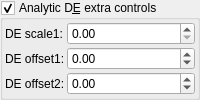
    <widget class="MyGroupBox" name="groupCheck_analyticDE_enabled_false">
     <property name="toolTip">
      <string/>
     </property>
     <property name="title">
      <string>Analytic D&amp;E extra controls</string>
     </property>
     <property name="checkable">
      <bool>true</bool>
     </property>
     <layout class="QVBoxLayout" name="verticalLayout_52">
      <property name="spacing">
       <number>2</number>
      </property>
      <property name="leftMargin">
       <number>2</number>
      </property>
      <property name="topMargin">
       <number>2</number>
      </property>
      <property name="rightMargin">
       <number>2</number>
      </property>
      <property name="bottomMargin">
       <number>2</number>
      </property>
      <item>
       <layout class="QGridLayout" name="gridLayout_26" columnstretch="0,0,1">
        <property name="spacing">
         <number>2</number>
        </property>
        <item row="2" column="1">
         <widget class="QLabel" name="label_178">
          <property name="text">
           <string>DE offset2:</string>
          </property>
         </widget>
        </item>
        <item row="0" column="1">
         <widget class="QLabel" name="label_176">
          <property name="text">
           <string>DE scale1:</string>
          </property>
         </widget>
        </item>
        <item row="1" column="1">
         <widget class="QLabel" name="label_177">
          <property name="text">
           <string>DE offset1:</string>
          </property>
         </widget>
        </item>
        <item row="0" column="2">
         <widget class="MyDoubleSpinBox" name="spinbox_analyticDE_scale_1">
          <property name="sizePolicy">
           <sizepolicy hsizetype="Minimum" vsizetype="Maximum">
            <horstretch>0</horstretch>
            <verstretch>0</verstretch>
           </sizepolicy>
          </property>
          <property name="prefix">
           <string/>
          </property>
          <property name="suffix">
           <string/>
          </property>
          <property name="decimals">
           <number>2</number>
          </property>
          <property name="minimum">
           <double>0.000000000000000</double>
          </property>
          <property name="maximum">
           <double>99.000000000000000</double>
          </property>
          <property name="singleStep">
           <double>0.100000000000000</double>
          </property>
         </widget>
        </item>
        <item row="1" column="2">
         <widget class="MyDoubleSpinBox" name="spinbox_analyticDE_offset_1">
          <property name="sizePolicy">
           <sizepolicy hsizetype="Minimum" vsizetype="Maximum">
            <horstretch>0</horstretch>
            <verstretch>0</verstretch>
           </sizepolicy>
          </property>
          <property name="prefix">
           <string/>
          </property>
          <property name="suffix">
           <string/>
          </property>
          <property name="decimals">
           <number>2</number>
          </property>
          <property name="minimum">
           <double>-36000.000000000000000</double>
          </property>
          <property name="maximum">
           <double>36000.000000000000000</double>
          </property>
          <property name="singleStep">
           <double>0.100000000000000</double>
          </property>
         </widget>
        </item>
        <item row="2" column="2">
         <widget class="MyDoubleSpinBox" name="spinbox_analyticDE_offset_2">
          <property name="sizePolicy">
           <sizepolicy hsizetype="Minimum" vsizetype="Maximum">
            <horstretch>0</horstretch>
            <verstretch>0</verstretch>
           </sizepolicy>
          </property>
          <property name="prefix">
           <string/>
          </property>
          <property name="suffix">
           <string/>
          </property>
          <property name="decimals">
           <number>2</number>
          </property>
          <property name="minimum">
           <double>-36000.000000000000000</double>
          </property>
          <property name="maximum">
           <double>36000.000000000000000</double>
          </property>
          <property name="singleStep">
           <double>0.100000000000000</double>
          </property>
         </widget>
        </item>
       </layout>
      </item>
     </layout>
    </widget>
